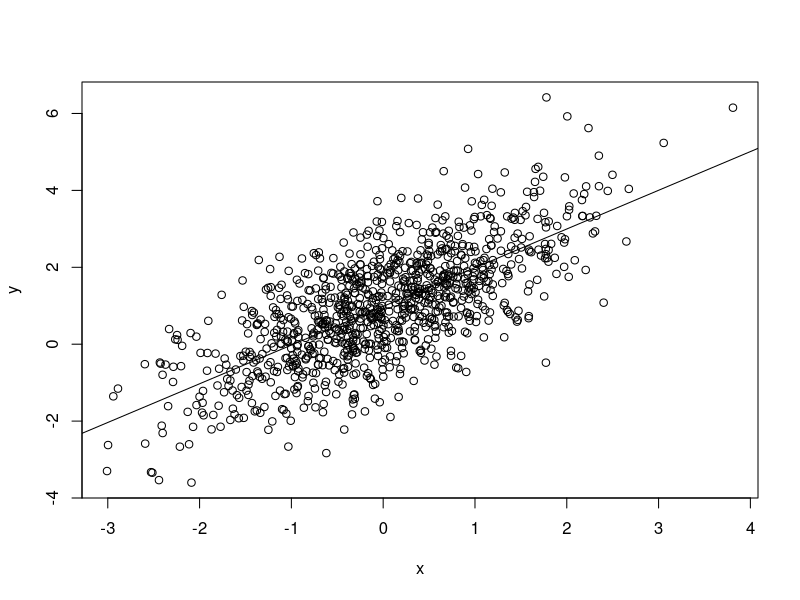
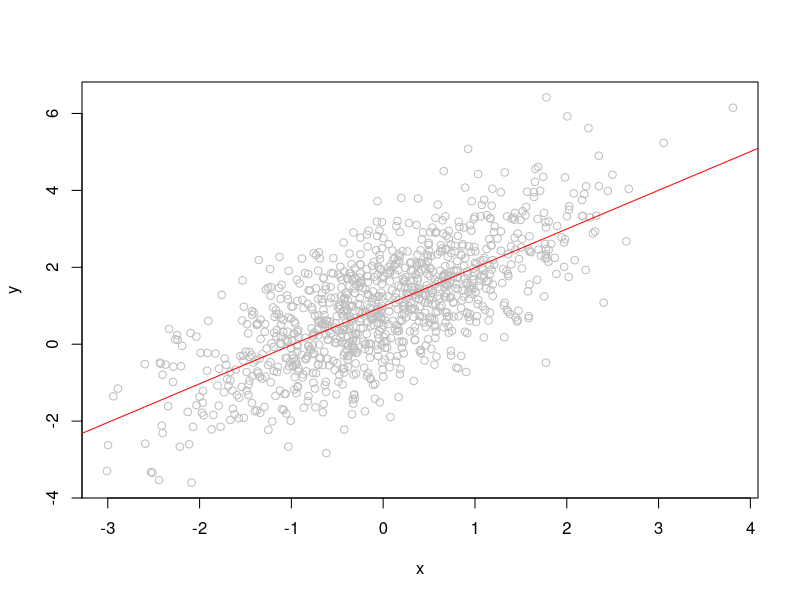
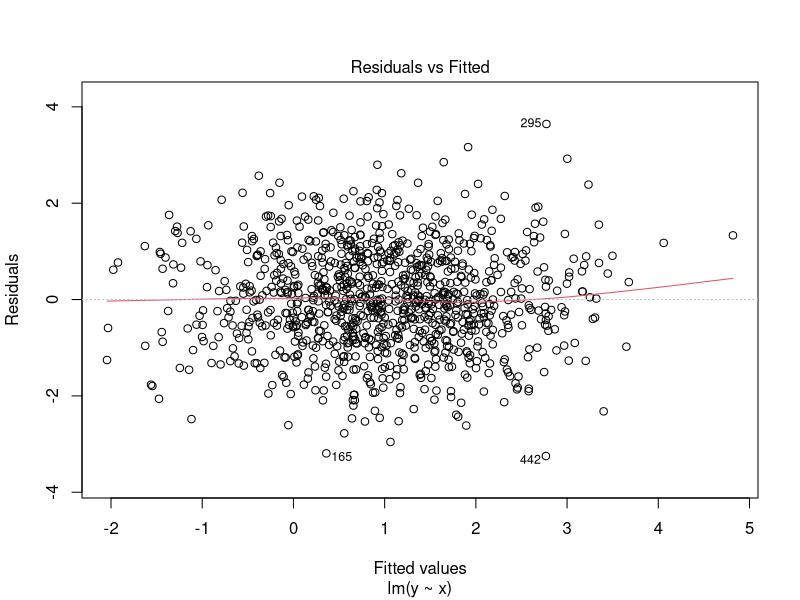
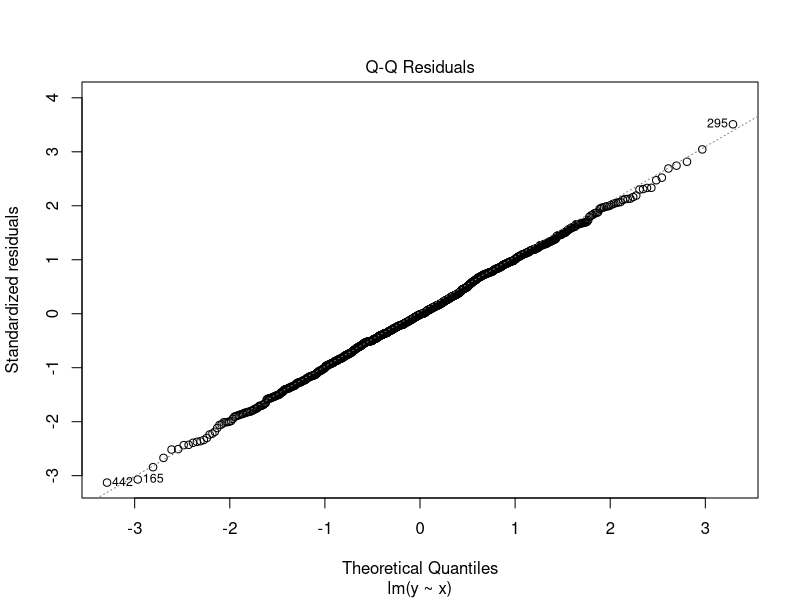
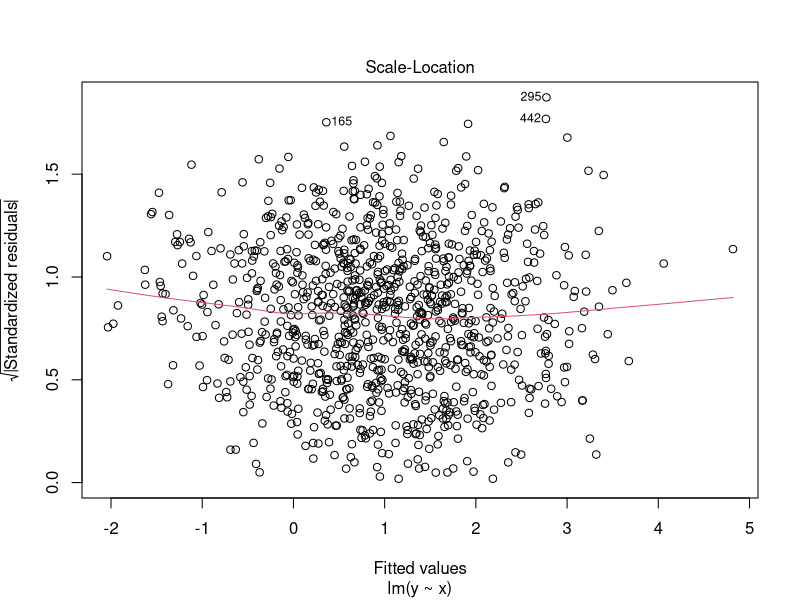
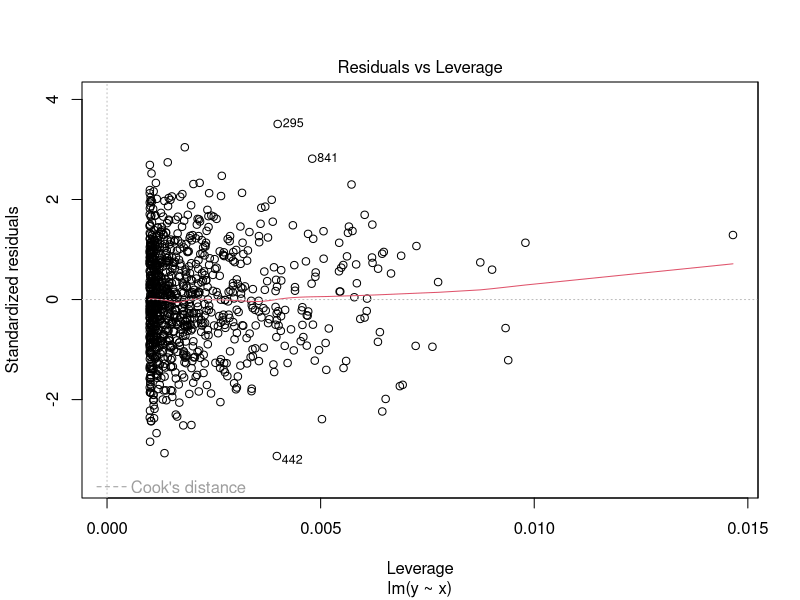
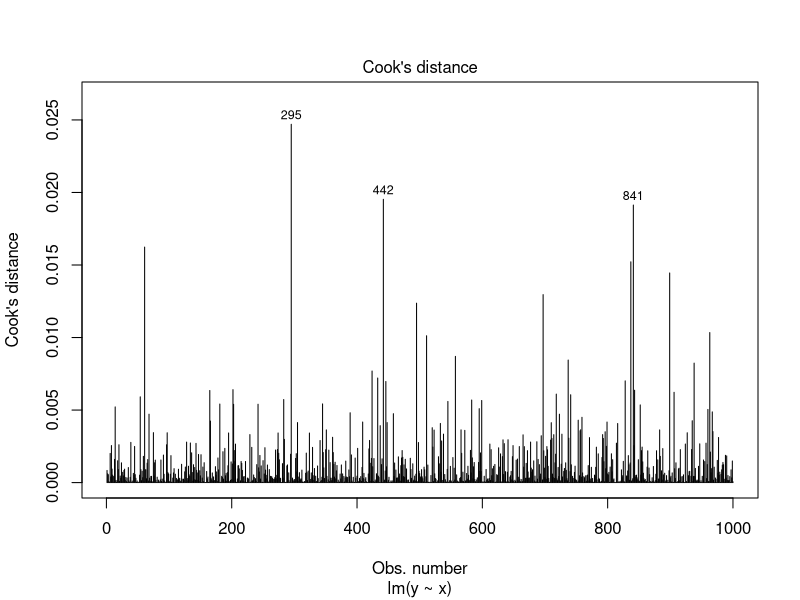
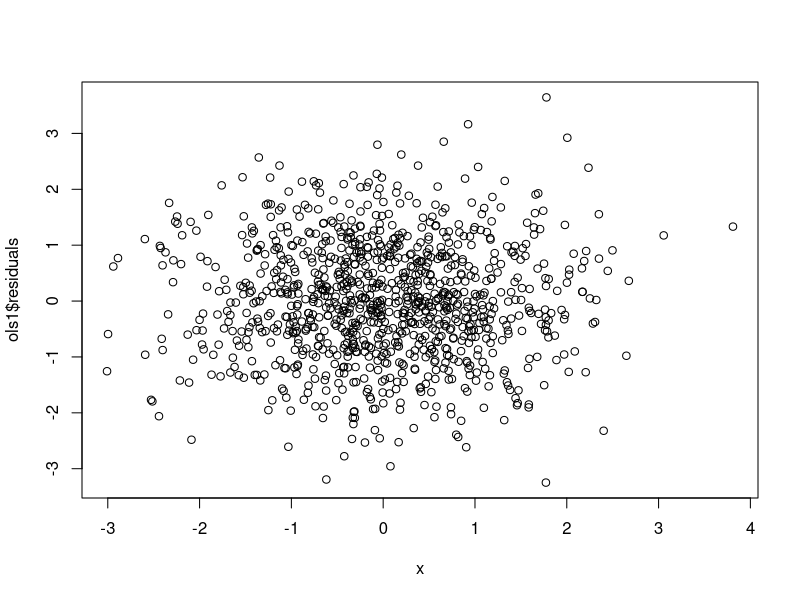

Reproduce these figures in R, in order.
#' # Regression-related plotting #
#'
#' R's graphical capabilities are very strong. This is particularly helpful when deal with regression.

#' If we have a regression model, there are a number of ways we can plot the relationships between variables.
#' We can also use plots for checking model specification and assumptions.

#' Let's start with a basic bivariate regression:
set.seed(1)
x <- rnorm(1000)
y <- 1 + x + rnorm(1000)
ols1 <- lm(y~x)

#' The easiest plot we can draw is the relationship between y and x:
plot(y~x)
#' We can also add a line representing this relationship to the plot.
#' To get the coefficients from the model, we can use `coef`:
coef(ols1)
#' We can then use those coefficients in the line-plotting function `abline`:
abline(a=coef(ols1)[1], b=coef(ols1)[2])

#' We can specify "graphical parameters" in both `plot` and `abline` to change the look.
#' For example, we could change the color:
plot(y~x, col='gray')
abline(a=coef(ols1)[1], b=coef(ols1)[2], col='red')

#' We can also use `plot` to extract several diagnostics for our model.
#' Almost all of these help us to identify outliers or other irregularities.
#' If we type:
plot(ols1)
#' We are given a series of plots describing the model. We can also see two other plots that are not displayed by default.
#' To obtain a given plot, we use the `which` parameter inside `plot`:
plot(ols1, which=4)
#' (1) A residual plot
#' (2) A Quantile-Quantile plot to check the distribution of our residuals
#' (3) A scale-location plot
#' (4) Cook's distance, to identify potential outliers
#' (5) A residual versus leverage plot, to identify potential outliers
#' (6) Cook's distance versus leverage plot


#' Besides the default `plot(ols1, which=1)` to get residuals, we can also plot residuals manually:
plot(ols1$residuals ~ x)
#' We might want to do this to check whether another variable should be in our model:
x2 <- rnorm(1000)
plot(ols1$residuals ~ x2)
#' Obviously, in this case `x2` doesn't belong in the model.
#' Let's see a case where the plot would help us:
y2 <- x + x2 + rnorm(1000)
ols2 <- lm(y2 ~ x)
plot(ols2$residuals ~ x2)
#' Clearly, `x2` is strongly related to our residuals, so it belongs in the model.


#' We can also use residuals plots to check for nonlinear relationships (i.e., functional form):
y3 <- x + (x^2) + rnorm(1000)
ols3 <- lm(y3 ~ x)
plot(ols3$residuals ~ x)
#' Even though `x` is in our model, it is not in the correct form.
#' Let's try fixing that and see what happens to our plot:
ols3b <- lm(y3 ~ x + I(x^2))
#' Note: We need to use the `I()` operator inside formulae in order to have R generate the `x^2` variable!
#' Note (continued): This saves us from having to defined a new variable: `xsq <- x^2` and then running the model.
plot(ols3b$residuals ~ x)
#' Clearly, the model now incorporates `x` in the correct functional form.

#' Of course, if we had plotted our data originally:
plot(y3 ~ x)
#' We would have seen the non-linear relationship and could have skipped the incorrect model entirely.


#' Residual plots can also show heteroskedasticity
x3 <- runif(1000,1,10)
y4 <- (3*x3) + rnorm(1000,0,x3)
ols4 <- lm(y4 ~ x3)
plot(ols4$residuals ~ x3)
#' Here we see that `x3` is correctly specified in the model. There is no relationship between `x3` and `y4`.
#' But, the variance of the residuals is much higher at higher levels of `x3`.
#' We might need to rely on a different estimate of our regression SEs than the default provided by R.
#' And, again, this is a problem we could have identified by plotting our original data:
plot(y4 ~ x3)


#' ## Multivariate OLS plotting ##
#'
#' If our model has more than one independent variable, these plotting tools all still work.
set.seed(1)
x5 <- rnorm(1000)
z5 <- runif(1000,1,5)
y5 <- x5 + z5 + rnorm(1000)
ols5 <- lm(y5 ~ x5 + z5)
#' We can see all six of our diagnostic plots:
plot(ols5, 1:6)
#' We can plot our outcome against the input variables:
plot(y5 ~ x5)
plot(y5 ~ z5)
#' We can see residual plots:
plot(ols5$residuals ~ x5)
plot(ols5$residuals ~ z5)

#' We might also want to check for colinearity between our input variables.
#' We could do this with `cor`:
cor(x5,z5)
#' Or we could see it visually with a scatterplot:
plot(x5,z5)
#' In either case, there's no relationship.

#' We can also plot our effects from our model against our input data:
coef(ols5)
#' Lets plot the two input variables together using `layout`:
layout(matrix(1:2, ncol=2))
plot(y5 ~ x5, col='gray')
abline(a=coef(ols5)[1]+mean(z5), b=coef(ols5)['x5'], col='red')
plot(y5 ~ z5, col='gray')
abline(a=coef(ols5)[1]+mean(x5), b=coef(ols5)['z5'], col='red')
#' Note: We add the expected value of the other input variable so that lines are drawn correctly.
#' If we plot each bivariate relationship separately, we'll see how we get the lines of best fit:
ols5a <- lm(y5 ~ x5)
ols5b <- lm(y5 ~ z5)
layout(matrix(1:2, ncol=2))
plot(y5 ~ x5, col='gray')
abline(a=coef(ols5a)[1], b=coef(ols5a)['x5'], col='red')
plot(y5 ~ z5, col='gray')
abline(a=coef(ols5b)[1], b=coef(ols5b)['z5'], col='red')
#' If we regress the residuals from `ols5a` on `z5` we'll see some magic happen.
#' The estimated coefficient for `z5` is almost identical to that from our full `y5 ~ x5 + z5` model:
tmpz <- lm(ols5a$residuals ~ z5)
coef(tmpz)['z5']
coef(ols5)['z5']
#' The same pattern works if we repeat this process for our `x5` input variable:
tmpx <- lm(ols5b$residuals ~ x5)
coef(tmpx)['x5']
coef(ols5)['x5']
#' In other words, the coefficients from our full model `ols5` reflect the regression of each input variable...
#' on the residuals of `y` unexplained by the contribution of the other input variable(s).
#' Let's see this visually by drawing the bivariate regression lines in blue.
#' And then overlapping these with the full model estimates in red:
layout(matrix(1:2, ncol=2))
plot(y5 ~ x5, col='gray')
abline(a=coef(ols5a)[1], b=coef(ols5a)['x5'], col='blue')
abline(a=coef(ols5)[1]+mean(z5), b=coef(ols5)['x5'], col='red')
plot(y5 ~ z5, col='gray')
coef(lm(ols5a$residuals ~ z5))['z5']
abline(a=coef(ols5b)[1], b=coef(ols5b)['z5'], col='blue')
abline(a=coef(ols5)[1]+mean(x5), b=coef(ols5)['z5'], col='red')

#' In that example, `x5` and `z5` were uncorrelated, so there was no bias from excluding one variable.
#' Let's look at a situation where we find omitted variable bias due to correlation between input variables.
set.seed(1)
x6 <- rnorm(1000)
z6 <- x6 + rnorm(1000,0,1.5)
y6 <- x6 + z6 + rnorm(1000)
#' We can see from a plot and correlation and that our two input variables are correlated:
cor(x6,z6)
plot(x6,z6)
#' Let's estimate some models:
ols6 <- lm(y6 ~ x6 + z6)
ols6a <- lm(y6 ~ x6)
ols6b <- lm(y6 ~ z6)
#' And then let's compare the bivariate estimates (blue) to the multivariate estimates (red):
layout(matrix(1:2, ncol=2))
plot(y6 ~ x6, col='gray')
abline(a=coef(ols6a)[1], b=coef(ols6a)['x6'], col='blue')
abline(a=coef(ols6)[1]+mean(z6), b=coef(ols6)['x6'], col='red')
plot(y6 ~ z6, col='gray')
coef(lm(ols6a$residuals ~ z6))['z6']
abline(a=coef(ols6b)[1], b=coef(ols6b)['z6'], col='blue')
abline(a=coef(ols6)[1]+mean(x6), b=coef(ols6)['z6'], col='red')
#' As we can see, the estimates from our bivariate models overestimate the impact of each input.
#' We could of course see this in the raw coefficients, as well:
coef(ols6); coef(ols6a); coef(ols6b)
#' These plots show, however, that omitted variable bias can be dangerous even when it seems our estimates are correct.
#' The blue lines seem to fit the data, but those simple plots (and regressions) fail to account for correlations between inputs.

#' And the problem is that you can't predict omitted variable bias a priori.
#' Let's repeat that last analysis but simply change the data generating process slightly:
set.seed(1)
x6 <- rnorm(1000)
z6 <- x6 + rnorm(1000,0,1.5) 
y6 <- x6 - z6 + rnorm(1000) #' this is the only differences from the previous example
cor(x6,z6)
ols6 <- lm(y6 ~ x6 + z6)
ols6a <- lm(y6 ~ x6)
ols6b <- lm(y6 ~ z6)
layout(matrix(1:2, ncol=2))
plot(y6 ~ x6, col='gray')
abline(a=coef(ols6a)[1], b=coef(ols6a)['x6'], col='blue')
abline(a=coef(ols6)[1]+mean(z6), b=coef(ols6)['x6'], col='red')
plot(y6 ~ z6, col='gray')
coef(lm(ols6a$residuals ~ z6))['z6']
abline(a=coef(ols6b)[1], b=coef(ols6b)['z6'], col='blue')
abline(a=coef(ols6)[1]+mean(x6), b=coef(ols6)['z6'], col='red')
#' The blue lines seem to fit the data, but they're biased estimates.
